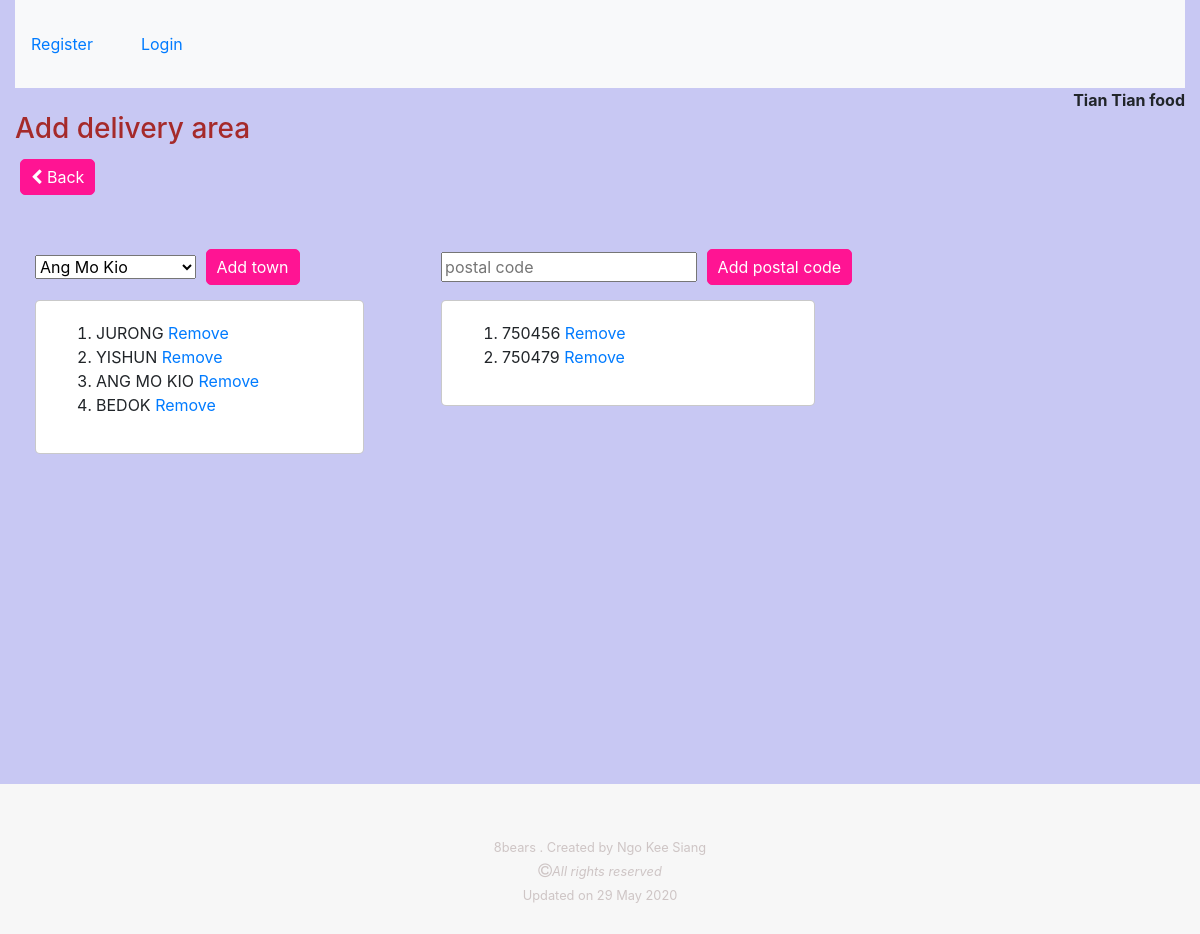
Before: /vendor/profiles/2/delivery_area with the older database file.
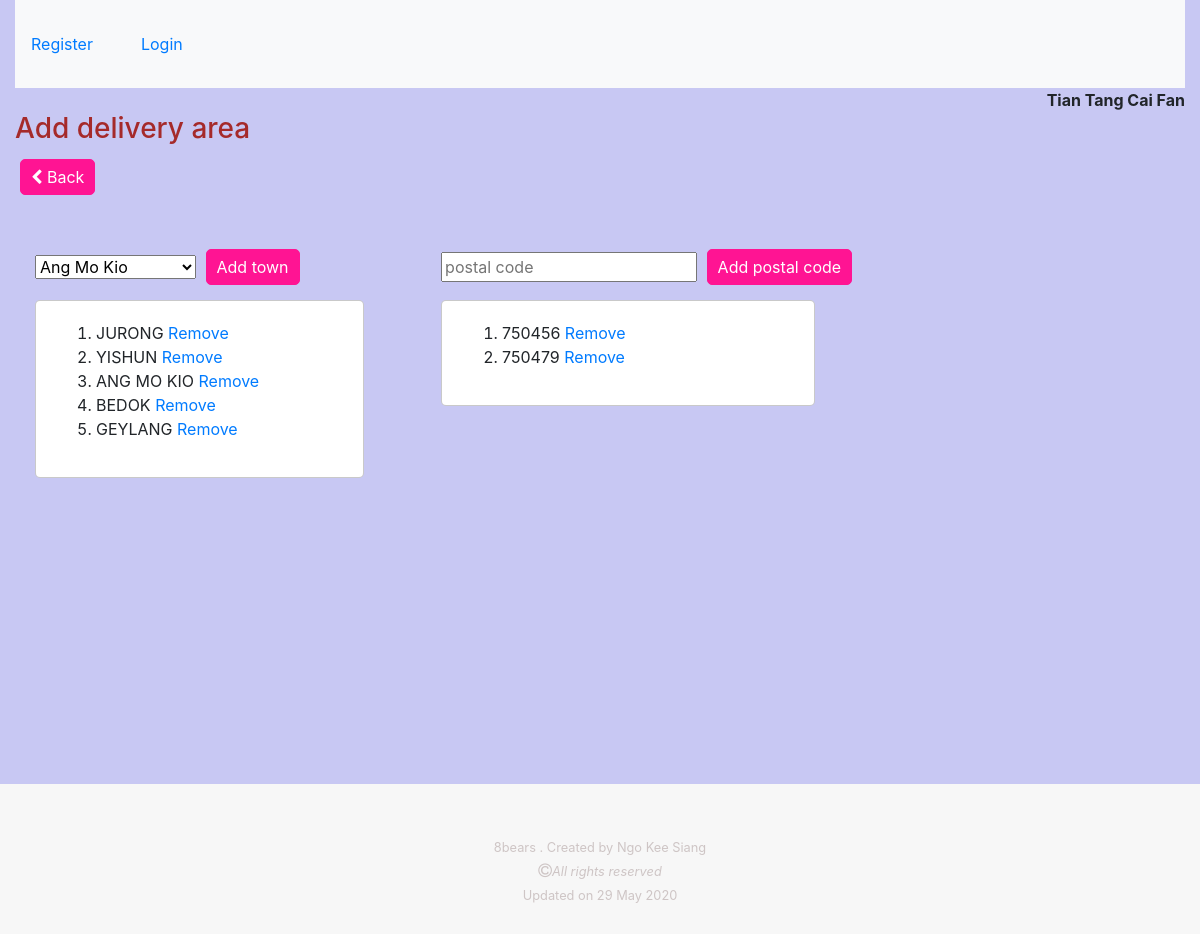
After: the same page with the newer database file.
### vendor/models.py (models this page shows, shortened)
class Vendor(models.Model):
    category = models.ManyToManyField(Category)
    postal_code = models.PositiveIntegerField( null=False, blank=False)
    name = models.CharField( max_length=100, null=False, blank=False)
    block = models.PositiveSmallIntegerField( null=False, blank=False)
    street = models.CharField(max_length=254, null=False, blank=False)
    contact = models.PositiveIntegerField(validators=[MinValueValidator(10000000), MaxValueValidator(99999999)], null=False, blank=False)
    date_joined = models.DateTimeField(auto_now_add=True)
    user = models.ForeignKey(User, null=True, on_delete=models.SET_NULL)
    user_contact = models.PositiveIntegerField(validators=[MinValueValidator(10000000), MaxValueValidator(99999999)], null=False, blank=False)
    license_number = models.CharField(max_length=10, null=False, blank=False)
    license_check = models.BooleanField(default=False)
    photo_url=models.URLField(max_length=1024, null=True, blank=True)
    vendordeliverytown = models.ManyToManyField(VendorDeliveryTown)
    vendordeliverypostal = models.ManyToManyField(VendorDeliveryPostal)

class VendorDeliveryTown(models.Model):
    town = models.CharField( max_length=100, null=False, blank=False)
    def __str__(self):
        return str(self.town)

class VendorDeliveryPostal(models.Model):
    postal_code = models.PositiveIntegerField( null=False, blank=False)
    def __str__(self):
        return str(self.postal_code)

### vendor/views.py (the view)
# urls.py: path('profiles/<vendor_profile_id>/delivery_area', vendor.views.create_delivery_area, name='create_delivery_area_route'),
def create_delivery_area(request, vendor_profile_id):
    if request.method == "POST":
        vendor_object = get_object_or_404(Vendor, pk=vendor_profile_id)
        try:
            town = request.POST["town"].upper()
            existing_town_number = VendorDeliveryTown.objects.filter(town=town).count()  # check if town already exist in VendorDeliveryTown table(0 means not exist yet)
            if existing_town_number == 0:
                f = VendorDeliveryTown.objects.create(town=town)  # create a new town object in VendorDeliveryTown table
                vendor_object.vendordeliverytown.add(f)  # add the town object into Vendor table's town manytomany field
            else:
                vendor_filter_by_town = Vendor.objects.filter(id=vendor_profile_id).filter(vendordeliverytown__town=town)
                if vendor_filter_by_town:
                    messages.warning(request, "Town already exists.")
                else:
                    existing_town_object = get_object_or_404(VendorDeliveryTown, town=town)
                    vendor_object.vendordeliverytown.add(existing_town_object)
        except:
            postal = request.POST["postal"]
            existing_postal = VendorDeliveryPostal.objects.filter(postal_code=postal).count()
            if existing_postal == 0:
                f = VendorDeliveryPostal.objects.create(postal_code=postal)
                vendor_object.vendordeliverypostal.add(f)
            else:
                vendor_filter_by_postal = Vendor.objects.filter(id=vendor_profile_id).filter(vendordeliverypostal__postal_code=postal)
                if vendor_filter_by_postal:
                    messages.warning(request, "Postal code already exists.")
                else:
                    existing_postal_object = get_object_or_404(VendorDeliveryPostal, postal_code=postal)
                    vendor_object.vendordeliverypostal.add(existing_postal_object)
        return redirect(reverse(create_delivery_area, kwargs={'vendor_profile_id': vendor_profile_id}))
    else:
        vendor_object = get_object_or_404(Vendor, pk=vendor_profile_id)
        towns = VendorDeliveryTown.objects.filter(vendor=vendor_object)
        postals = VendorDeliveryPostal.objects.filter(vendor=vendor_object)
        vendor_name = vendor_object.name
        return render(request, "vendor/vendor_delivery_area.html", {
            "towns": towns,
            "postals": postals,
            "vendor_profile_id": vendor_profile_id,
            "vendor_name": vendor_name
        })

### vendor/templates/vendor/vendor_delivery_area.html (shortened to what this page needs)
{% extends 'base_template.html' %}
{%load static%}
{%block css %}
<link rel="stylesheet" href="{% static 'vendor_pages.css' %}">
{%endblock%}
{%block content%}
<div style="float:right;"><strong> {{vendor_name}} </strong></div>
<br>
<h3> Add delivery area </h3>
<button class="vendor-buttons"><i class="fa fa-chevron-left" aria-hidden="true"></i><a href="{% url 'view_vendor_profiles_route' %}"> Back </a></button>
<br><br>
<div class="town-and-postal">
    <div class="add-town">
        <form method="POST">
            <select name="town">
                <option value="ANG MO KIO">Ang Mo Kio</option>
            </select>
            <input type="submit" value="Add town" class="vendor-buttons">
        </form>
        <section class="town-postal-section">
            <ol>
            {%for i in towns %}
                <li>{{i}} <a href="{% url 'remove_town_vendor_route' town_vendor_id=i.id vendor_profile_id=vendor_profile_id %}">Remove</a> </li>
            {%endfor%}
            </ol>
        </section>
    </div>
    <div class="add-postal">
        <form method="POST">
            <input type="text" placeholder="postal code" name="postal">
            <input type="submit" value="Add postal code" class="vendor-buttons">
        </form>
        <section class="town-postal-section">
            <ol>
            {%for i in postals %}
                <li>{{i}} <a href="{% url 'remove_postal_vendor_route' postal_vendor_id=i.id vendor_profile_id=vendor_profile_id %}">Remove</a></li>
            {%endfor%}
            </ol>
        </section>
    </div>
</div>
{%endblock%}

Changed rows visible on the page:
changed Vendor: name "Tian Tian food" → "Tian Tang Cai Fan"
added VendorDeliveryTown: town "GEYLANG"
